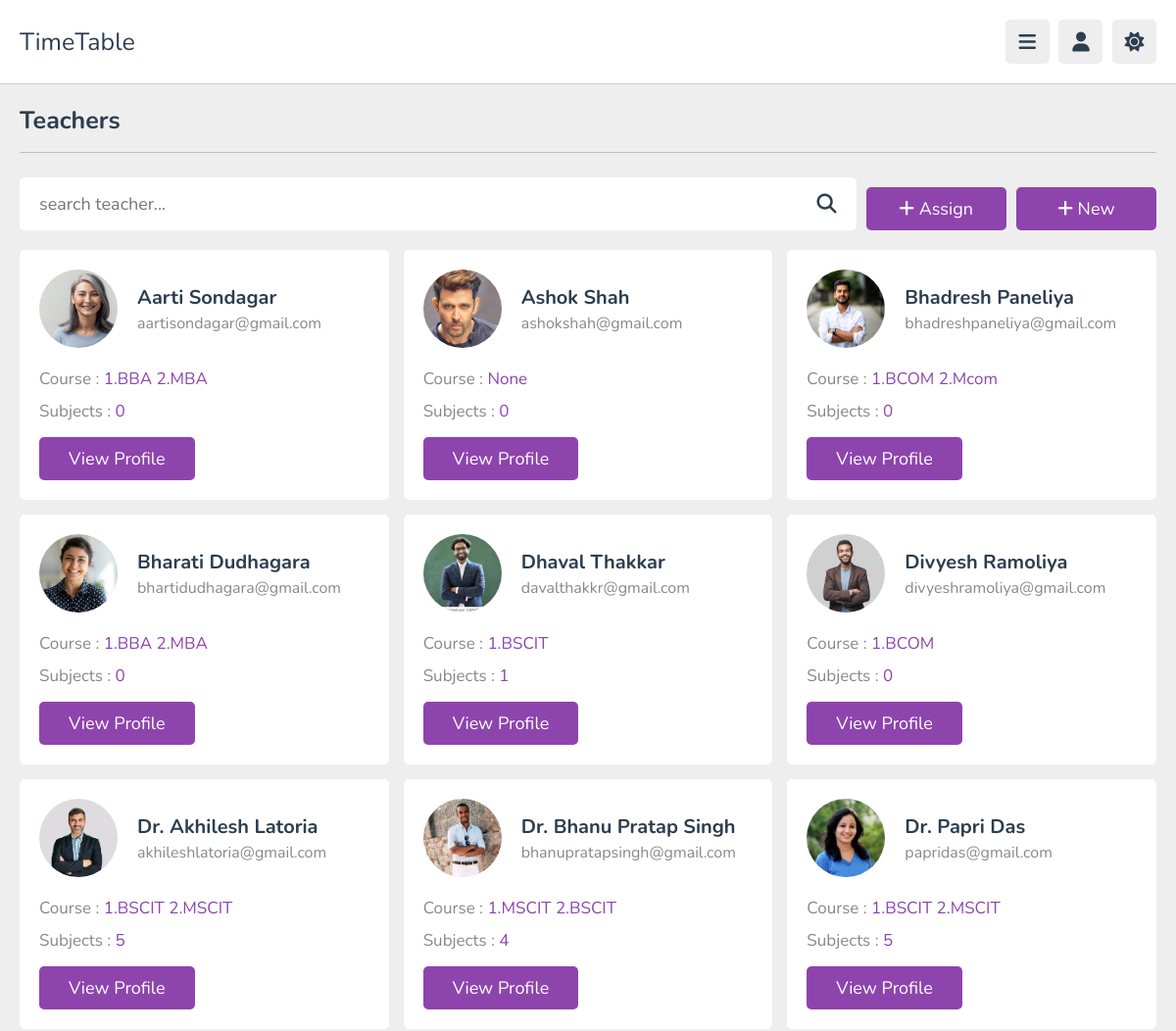
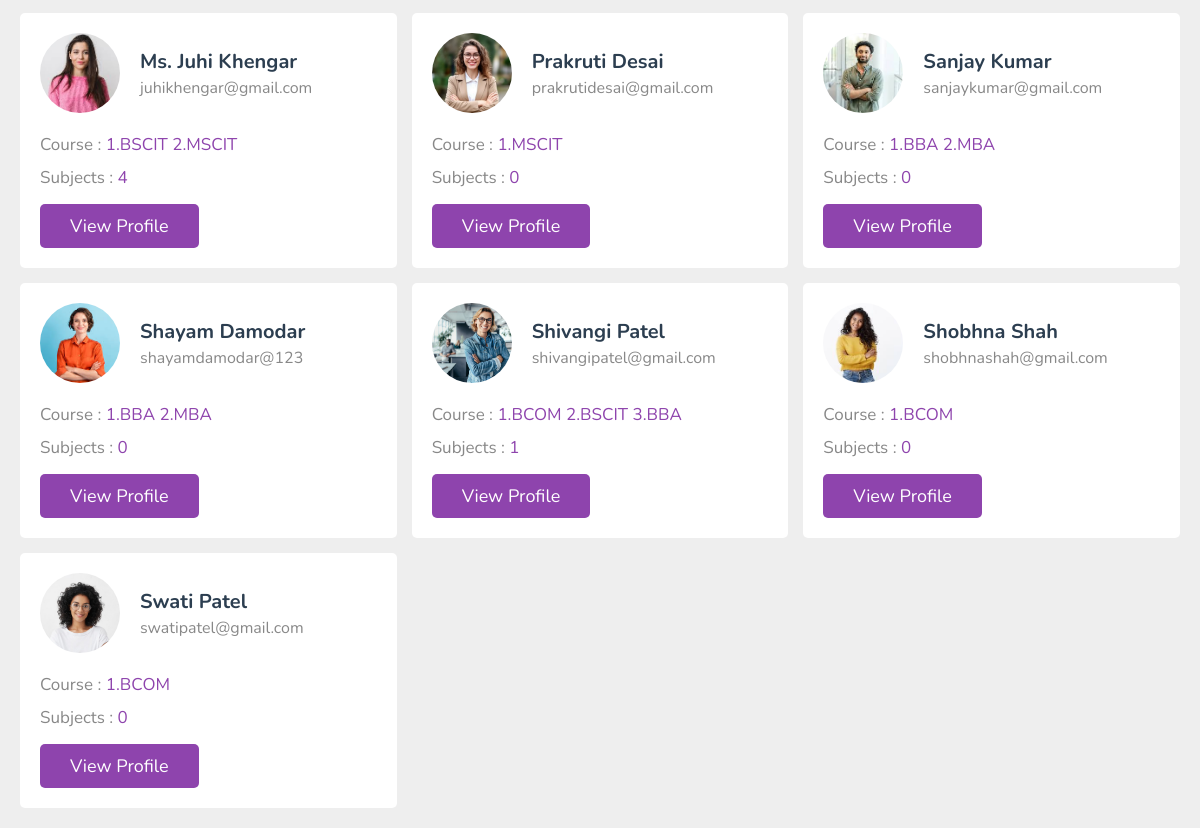
The page /admin/teachers.php (signed in) on the database its author committed (2 pictures, top to bottom).
### tables this page shows
CREATE TABLE `teachers` (
  `teacher_id` int(11) NOT NULL,
  `name` varchar(100) NOT NULL,
  `email` varchar(100) NOT NULL,
  `password` varchar(100) NOT NULL,
  `contact_no` varchar(12) NOT NULL,
  `gender` varchar(10) NOT NULL,
  `address` varchar(200) NOT NULL,
  `image` varchar(200) NOT NULL
);

CREATE TABLE `courses` (
  `course_id` int(11) NOT NULL,
  `course_name` varchar(200) NOT NULL,
  `description` varchar(10000) NOT NULL
);

### admin/teachers.php (the view, shortened to what this page needs)
<?php
require ("header.php");
$search = "";
if (isset($_GET['search'])) {
    $search = $conn->real_escape_string($_GET['search']);
    $sql = "SELECT * FROM teachers WHERE name LIKE '%$search%' ORDER BY name ASC";
} else {
    $sql = "SELECT * FROM teachers ORDER BY name ASC";
}
$teacher_result = $conn->query($sql);
?>
<!DOCTYPE html>
<html lang="en">
<head>
    <link rel="stylesheet" href="https://cdnjs.cloudflare.com/ajax/libs/font-awesome/6.1.2/css/all.min.css">
    <link rel="stylesheet" href="../css/style.css">
</head>
<body>
    <section class="teachers">
        <h1 class="heading">teachers</h1>
        <div class="head">
            <form action="" method="get" class="search-tutor">
                <input type="text" name="search" placeholder="search teacher..." maxlength="100"
                    value="<?php echo htmlspecialchars($search); ?>">
                <button type="submit" class="fas fa-search"></button>
            </form>
            <a href="teacher_assign.php"><button class="btn"><i class="fa fa-plus"></i> Assign </button></a>
            <a href="teacher_add.php"><button class="btn"><i class="fa fa-plus"></i> New </button></a>
        </div>
        <div class="box-container">
            <?php
            if ($teacher_result->num_rows > 0) {
                while ($t = $teacher_result->fetch_assoc()): ?>
                    <div class="box">
                        <div class="tutor">
                            <img src="upload/teachers/<?= $t['image']; ?>?v=<?php echo time(); ?>" alt="">
                            <div>
                                <h3><?php echo $t['name']; ?></h3>
                                <span><?php echo $t['email']; ?></span>
                            </div>
                        </div>
                        <?php
                        $assign_id = $t['teacher_id'];
                        $assign1 = "SELECT * FROM teacher_assign where teacher_id='$assign_id'";
                        $assign2 = mysqli_query($conn, $assign1);
                        ?>
                        <p>Course :<span>
                                <?php
                                $i = 1;
                                if ($assign2->num_rows > 0) {
                                    while ($assign = mysqli_fetch_array($assign2)):
                                        $course_id = $assign['course_id'];
                                        $course1 = "SELECT * FROM courses where course_id='$course_id' ORDER BY course_name ASC";
                                        $course2 = mysqli_query($conn, $course1);
                                        while ($course_name = mysqli_fetch_array($course2)):
                                            echo "$i." . $course_name['course_name'] . " ";
                                        endwhile;
                                        $i++;
                                    endwhile;
                                } else {
                                    echo 'None';
                                } ?>
                            </span>
                        </p>
                        <p>Subjects : <span>
                                <?php
                                $teacher_id = $t['teacher_id'];
                                $query_assignments = "SELECT * FROM teacher_assign WHERE teacher_id='$teacher_id'";
                                $result_assignments = mysqli_query($conn, $query_assignments);
                                $i = 0;
                                while ($assignment = mysqli_fetch_assoc($result_assignments)) {
                                    $assign = $assignment['assign_id'];
                                    $query_subjects = "SELECT * FROM subjects WHERE assign_id='$assign'";
                                    $result_subjects = mysqli_query($conn, $query_subjects);
                                    while ($subject = mysqli_fetch_assoc($result_subjects)) {
                                        $i++;
                                    }
                                }
                                echo $i;
                                ?>
                            </span></p>
                        <a href="teacher_profile.php?teacher=<?php echo htmlspecialchars($t['name']); ?>"
                            class="inline-btn">view
                            profile</a>
                    </div>
                    <?php
                endwhile;
            } else {
                echo '<p style="font-size: 20px; padding: 2rem; background-color: #e5e5e5;
                            margin-top: 1rem; border-radius: 4px;">No Teacher added yet!</p>';
            } ?>
        </div>
    </section>
</body>
</html>

### css/style.css (style rules this page uses)
:root { --main-color: #8e44ad; --red: #e74c3c; --orange: #f39c12; --light-color: #888; --light-bg: #eee; --black: #2c3e50; --white: #fff; --border: .1rem solid rgba(0, 0, 0, .2); }
* { font-family: 'Nunito', sans-serif; margin: 0; padding: 0; box-sizing: border-box; outline: none; border: none; text-decoration: none; }
html { font-size: 62.5%; overflow-x: hidden; }
body { background-color: var(--light-bg); padding-left: 30rem; }
section { padding: 2rem; margin: 0 auto; max-width: 1200px; }
.heading { font-size: 2.5rem; color: var(--black); margin-bottom: 2.5rem; border-bottom: var(--border); padding-bottom: 1.5rem; text-transform: capitalize; }
.inline-btn, .inline-option-btn, .inline-delete-btn, .btn, .delete-btn, .option-btn { border-radius: .5rem; color: #fff; font-size: 1.8rem; cursor: pointer; text-transform: capitalize; padding: 1rem 3rem; text-align: center; margin-top: 1rem; }
.btn, .delete-btn, .option-btn { display: block; width: 100%; }
.inline-btn, .inline-option-btn, .inline-delete-btn { display: inline-block; }
.btn, .inline-btn { background-color: var(--main-color); }
.teachers .head { display: flex; }
.teachers .search-tutor { margin-bottom: 2rem; border-radius: .5rem; background-color: var(--white); padding: 1.5rem 2rem; display: flex; align-items: center; gap: 1.5rem; width: 100%; }
.teachers .head a { text-decoration: none; color: var(--white); width: 17%; margin-left: 1rem; }
.teachers .search-tutor input { width: 100%; background: none; font-size: 1.8rem; color: var(--black); }
.teachers .search-tutor button { font-size: 2rem; color: var(--black); cursor: pointer; background: none; }
.teachers .box-container { display: grid; grid-template-columns: repeat(auto-fit, minmax(30rem, 1fr)); gap: 1.5rem; justify-content: center; align-items: flex-start; }
.teachers .box-container .box { background-color: var(--white); border-radius: .5rem; padding: 2rem; transition: all 0.3s ease-in-out; }
.teachers .box-container .box .tutor { display: flex; align-items: center; gap: 2rem; margin-bottom: 1.5rem; }
.teachers .box-container .box .tutor img { height: 8rem; width: 8rem; border-radius: 50%; object-fit: cover; }
.teachers .box-container .box .tutor h3 { font-size: 2rem; color: var(--black); margin-bottom: .2rem; }
.teachers .box-container .box .tutor span { font-size: 1.6rem; color: var(--light-color); }
.teachers .box-container .box p { padding: .5rem 0; font-size: 1.7rem; color: var(--light-color); }
.teachers .box-container .box p span { color: var(--main-color); }
@media (max-width:1200px) { body { padding-left: 0; } }

### rows shown on the page
teachers: image (picture), name "Aarti Sondagar", email "aartisondagar@gmail.com", i "0"
courses: course_name "BBA"
courses: course_name "MBA"
teachers: image (picture), name "Ashok Shah", email "ashokshah@gmail.com", shows "None", i "0"
teachers: image (picture), name "Bhadresh Paneliya", email "bhadreshpaneliya@gmail.com", i "0"
courses: course_name "BCOM"
courses: course_name "Mcom"
teachers: image (picture), name "Bharati Dudhagara", email "bhartidudhagara@gmail.com", i "0"
teachers: image (picture), name "Dhaval Thakkar", email "davalthakkr@gmail.com", i "1"
courses: course_name "BSCIT"
teachers: image (picture), name "Divyesh Ramoliya", email "divyeshramoliya@gmail.com", i "0"
teachers: image (picture), name "Dr. Akhilesh Latoria", email "akhileshlatoria@gmail.com", i "5"
courses: course_name "MSCIT"
teachers: image (picture), name "Dr. Bhanu Pratap Singh", email "bhanupratapsingh@gmail.com", i "4"
teachers: image (picture), name "Dr. Papri Das", email "papridas@gmail.com", i "5"
teachers: image (picture), name "Ms. Juhi Khengar", email "juhikhengar@gmail.com", i "4"
teachers: image (picture), name "Prakruti Desai", email "prakrutidesai@gmail.com", i "0"
teachers: image (picture), name "Sanjay Kumar", email "sanjaykumar@gmail.com", i "0"
teachers: image (picture), name "Shayam Damodar", email "shayamdamodar@123", i "0"
teachers: image (picture), name "Shivangi Patel", email "shivangipatel@gmail.com", i "1"
teachers: image (picture), name "Shobhna Shah", email "shobhnashah@gmail.com", i "0"
teachers: image (picture), name "Swati Patel", email "swatipatel@gmail.com", i "0"
